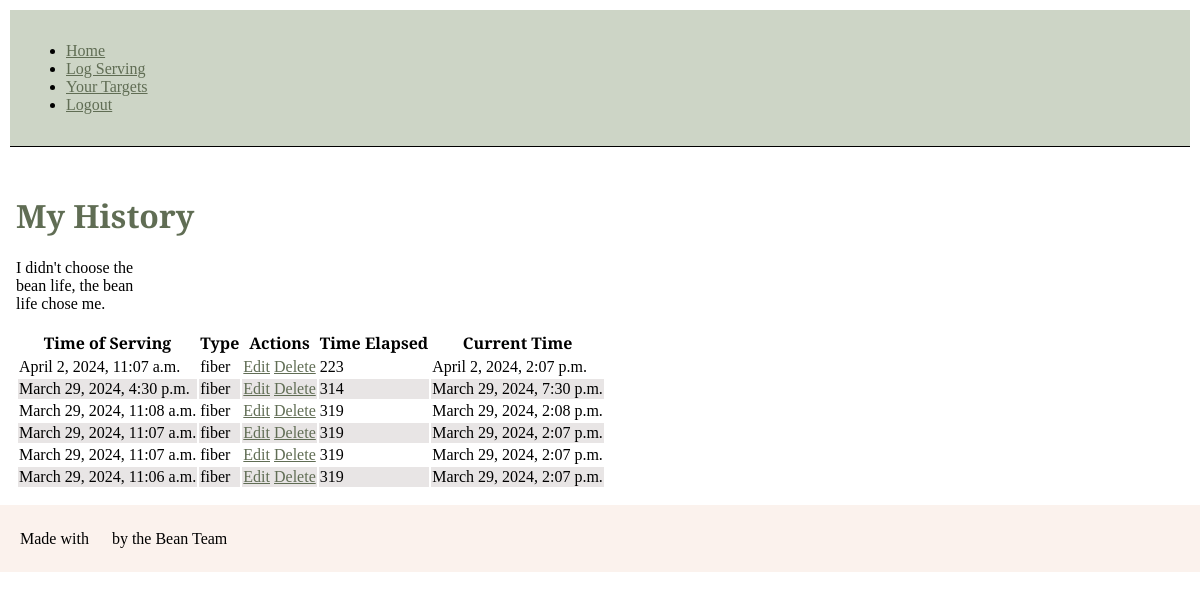
The page /servings/ (signed in) on the database its author committed.
### servings/models.py (models this page shows, shortened)
class Log(models.Model):
    FIBER = 'fiber'
    FAT = 'fat'
    SERVING_TYPE_CHOICES = [
        (FIBER, 'Fiber'),
        (FAT, 'Fat'),
    ]
    time_of_serving = models.DateTimeField(default=timezone.now)
    serving_type = models.CharField(
        max_length=30,
        choices=SERVING_TYPE_CHOICES
    )
    user = models.ForeignKey(User, on_delete=models.CASCADE)
    log_id = models.AutoField(primary_key=True)
    current_time = models.DateTimeField(default=timezone.now)
    def time_elapsed(self):
        now = timezone.now()
        difference = now - self.time_of_serving
        return difference.total_seconds() / 3600   #converts seconds to minutes

### servings/views.py (the view)
# urls.py: 2. Add a URL to urlpatterns:  path('', views.home, name='home')
@login_required
def home(request):
    logs = Log.objects.filter(user=request.user).order_by("-time_of_serving")
    context = {
        "logs": logs
    }
    print("environ: /n/n/n", os.environ)
    return render(request, "servings/home.html", context)

### servings/templates/servings/home.html
{% extends 'base.html' %} {% block title %} Bean Life {% endblock title%}
{%block content%}
<main>
  <div>
    <h1>My History</h1>
    <p>I didn't choose the bean life, the bean life chose me.</p>
    <table>
      <thead>
        <tr>
          <th>Time of Serving</th>
          <th>Type</th>
          <th>Actions</th>
          <th>Time Elapsed</th>
          <th>Current Time</th>
        </tr>
      </thead>
      <tbody>
        {% for log in logs%}
        <tr>
          <td>{{log.time_of_serving}}</td>
          <td>{{log.serving_type}}</td>
          <td><a href="{% url "edit_log" log.log_id%}">Edit</a> <a href="{% url "delete_log" log.log_id%}">Delete</a> </td>
          <td>{{ log.time_elapsed|floatformat:"0" }} </td>
          <td>{{log.current_time}}</td>
        </tr>
        {% endfor %}
      </tbody>
    </table>
  </div>
</main>
{% endblock content%}

### servings/static/css/servings.css (style rules this page uses)
h1 { color: #606D54; }
a { color: #606D54; }
body { margin: 0px; padding: 0px; font-family: 'Libre Baskerville', serif; }
p { display: grid; grid-template-columns: 120px auto minmax(200px, 2200px); }
main { padding: 16px; }
tr:nth-child(even) { background-color: rgb(232, 229, 229); }

### rows shown on the page
Log: time_of_serving "April 2, 2024, 11:07 a.m.", serving_type "fiber", time_elapsed "223", current_time "April 2, 2024, 2:07 p.m."
Log: time_of_serving "March 29, 2024, 4:30 p.m.", serving_type "fiber", time_elapsed "314", current_time "March 29, 2024, 7:30 p.m."
Log: time_of_serving "March 29, 2024, 11:08 a.m.", serving_type "fiber", time_elapsed "319", current_time "March 29, 2024, 2:08 p.m."
Log: time_of_serving "March 29, 2024, 11:07 a.m.", serving_type "fiber", time_elapsed "319", current_time "March 29, 2024, 2:07 p.m."
Log: time_of_serving "March 29, 2024, 11:07 a.m.", serving_type "fiber", time_elapsed "319", current_time "March 29, 2024, 2:07 p.m."
Log: time_of_serving "March 29, 2024, 11:06 a.m.", serving_type "fiber", time_elapsed "319", current_time "March 29, 2024, 2:07 p.m."
